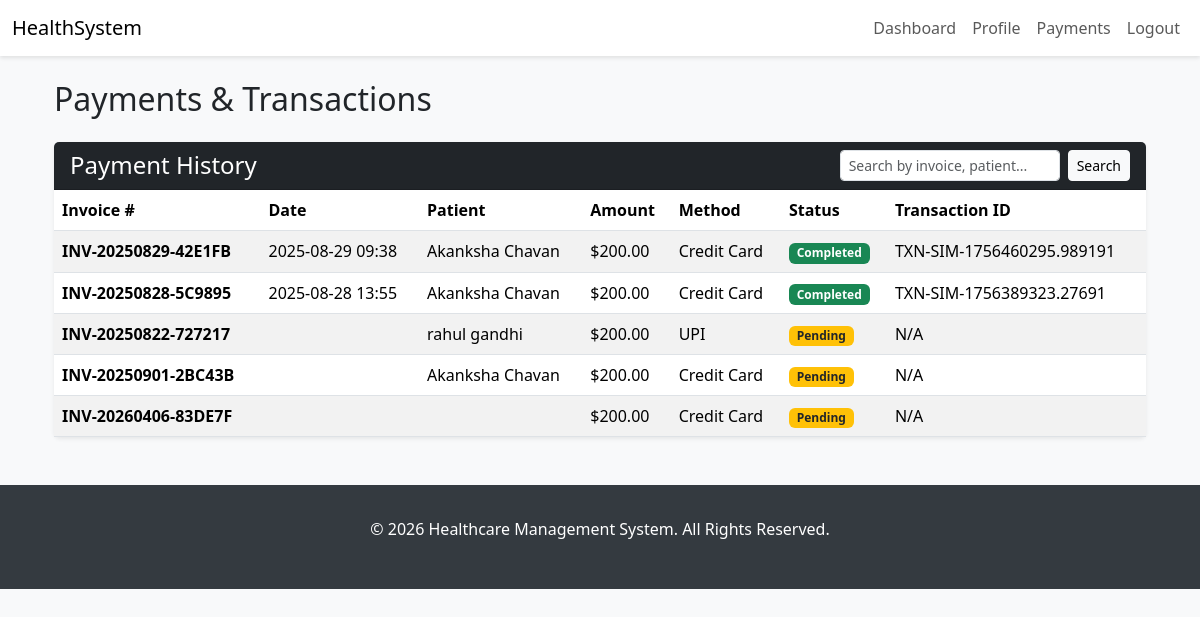
Page /payments/ (signed in) on the committed database.
### core/models.py (models this page shows, shortened)
class Payment(models.Model):
    PAYMENT_METHOD_CHOICES = [
        ('credit_card', 'Credit Card'),
        ('debit_card', 'Debit Card'),
        ('net_banking', 'Net Banking'),
        ('upi', 'UPI'),
        ('wallet', 'Wallet'),
    ]
    PAYMENT_STATUS_CHOICES = [
        ('pending', 'Pending'),
        ('completed', 'Completed'),
        ('failed', 'Failed'),
        ('refunded', 'Refunded'),
        ('partially_refunded', 'Partially Refunded'),
    ]
    appointment = models.OneToOneField(Appointment, on_delete=models.SET_NULL, null=True, blank=True, related_name='payment')
    patient = models.ForeignKey(Patient, on_delete=models.SET_NULL, null=True, related_name='payments')
    amount = models.DecimalField(max_digits=10, decimal_places=2)
    payment_method = models.CharField(max_length=20, choices=PAYMENT_METHOD_CHOICES)
    payment_status = models.CharField(max_length=20, choices=PAYMENT_STATUS_CHOICES, default='pending')
    transaction_id = models.CharField(max_length=100, unique=True, blank=True, null=True)
    payment_date = models.DateTimeField(blank=True, null=True)
    invoice_number = models.CharField(max_length=50, unique=True, blank=True)
    tax_amount = models.DecimalField(max_digits=10, decimal_places=2, default=0.00)
    discount_amount = models.DecimalField(max_digits=10, decimal_places=2, default=0.00)
    payment_gateway_response = models.JSONField(blank=True, null=True)
    created_at = models.DateTimeField(auto_now_add=True)
    updated_at = models.DateTimeField(auto_now=True)
    class Meta:
        verbose_name = "Payment"
        verbose_name_plural = "Payments"
        ordering = ['-payment_date']

class Patient(models.Model):
    BLOOD_GROUP_CHOICES = [
        ('A+', 'A+'), ('A-', 'A-'),
        ('B+', 'B+'), ('B-', 'B-'),
        ('AB+', 'AB+'), ('AB-', 'AB-'),
        ('O+', 'O+'), ('O-', 'O-'),
    ]
    user = models.OneToOneField(settings.AUTH_USER_MODEL, on_delete=models.CASCADE, limit_choices_to={'role': 'patient'})
    blood_group = models.CharField(max_length=3, choices=BLOOD_GROUP_CHOICES, blank=True, null=True)
    height = models.DecimalField(max_digits=5, decimal_places=2, blank=True, null=True, help_text="Height in cm")
    weight = models.DecimalField(max_digits=5, decimal_places=2, blank=True, null=True, help_text="Weight in kg")
    allergies = models.TextField(blank=True, null=True)
    chronic_conditions = models.TextField(blank=True, null=True)
    emergency_contact_name = models.CharField(max_length=100, blank=True, null=True)
    emergency_contact_phone = models.CharField(max_length=15, blank=True, null=True)
    emergency_contact_relation = models.CharField(max_length=50, blank=True, null=True)
    class Meta:
        verbose_name = "Patient"
        verbose_name_plural = "Patients"

class User(AbstractUser):
    ROLE_CHOICES = [
        ('patient', 'Patient'),
        ('doctor', 'Doctor'),
        ('admin', 'Admin'),
    ]
    role = models.CharField(max_length=10, choices=ROLE_CHOICES, default='patient')
    phone = models.CharField(
        max_length=15,
        blank=True,
        null=True,
        validators=[RegexValidator(r'^\+?1?\d{9,15}$', 'Enter a valid phone number.')]
    )
    is_verified = models.BooleanField(default=False)

### core/views.py (the view)
# urls.py: path('payments/', views.payment_list, name='payment_list'),
@login_required
@user_passes_test(lambda u: is_doctor(u) or is_admin(u))
def payment_list(request):
    user = request.user
    payments = Payment.objects.select_related('patient__user', 'appointment__doctor__user').all()
    if is_doctor(user):
        payments = payments.filter(appointment__doctor__user=user)
    query = request.GET.get('q')
    if query:
        payments = payments.filter(
            Q(invoice_number__icontains=query) |
            Q(patient__user__username__icontains=query) |
            Q(transaction_id__icontains=query)
        ).distinct()
    paginator = Paginator(payments, 15) # Show 15 payments per page
    page_number = request.GET.get('page')
    page_obj = paginator.get_page(page_number)
    context = {
        'page_obj': page_obj,
        'search_query': query or '',
    }
    return render(request, 'payment_list.html', context)

### core/views.py (called while the page is built)
def is_doctor(user): return user.is_authenticated and user.role == 'doctor'

### templates/payment_list.html (shortened to what this page needs)
{% extends 'base.html' %}
{% block content %}
<div class="container-fluid">
    <div class="d-flex justify-content-between align-items-center mb-4">
        <h2 class="mb-0">Payments & Transactions</h2>
    </div>
    <div class="card shadow-sm">
        <div class="card-header bg-dark text-white d-flex justify-content-between align-items-center">
            <h4 class="mb-0">Payment History</h4>
            <form method="get" class="d-flex">
                <input type="text" name="q" class="form-control form-control-sm me-2" placeholder="Search by invoice, patient..." value="{{ search_query }}">
                <button type="submit" class="btn btn-sm btn-light">Search</button>
            </form>
        </div>
        <div class="card-body p-0">
            <div class="table-responsive">
                <table class="table table-striped table-hover mb-0">
                    <thead>
                        <tr>
                            <th>Invoice #</th>
                            <th>Date</th>
                            <th>Patient</th>
                            <th>Amount</th>
                            <th>Method</th>
                            <th>Status</th>
                            <th>Transaction ID</th>
                        </tr>
                    </thead>
                    <tbody>
                        {% for payment in page_obj %}
                        <tr>
                            <td><strong>{{ payment.invoice_number }}</strong></td>
                            <td>{{ payment.payment_date|date:"Y-m-d H:i" }}</td>
                            <td>{{ payment.patient.user.get_full_name }}</td>
                            <td>${{ payment.amount|floatformat:2 }}</td>
                            <td>{{ payment.get_payment_method_display }}</td>
                            <td>
                                {% if payment.payment_status == 'completed' %}
                                    <span class="badge bg-success">{{ payment.get_payment_status_display }}</span>
                                {% elif payment.payment_status == 'pending' %}
                                    <span class="badge bg-warning text-dark">{{ payment.get_payment_status_display }}</span>
                                {% elif payment.payment_status == 'failed' %}
                                     <span class="badge bg-danger">{{ payment.get_payment_status_display }}</span>
                                {% else %}
                                    <span class="badge bg-secondary">{{ payment.get_payment_status_display }}</span>
                                {% endif %}
                            </td>
                            <td>{{ payment.transaction_id|default:"N/A" }}</td>
                        </tr>
                        {% empty %}
                        <tr>
                            <td colspan="8" class="text-center p-4">No payments found.</td>
                        </tr>
                        {% endfor %}
                    </tbody>
                </table>
            </div>
        </div>
    </div>
</div>
{% endblock %}

### templates/base.html (style rules this page uses)
body { background-color: #f8f9fa; }
.card { box-shadow: 0 2px 8px rgba(0, 0, 0, .1); border: none; }

### rows in the picture
Payment: invoice_number "INV-20250829-42E1FB", payment_date "2025-08-29 09:38", patient.user.get_full_name "Akanksha Chavan", amount "200.00", payment_method "Credit Card", payment_status "Completed", transaction_id "TXN-SIM-1756460295.989191"
Payment: invoice_number "INV-20250828-5C9895", payment_date "2025-08-28 13:55", patient.user.get_full_name "Akanksha Chavan", amount "200.00", payment_method "Credit Card", payment_status "Completed", transaction_id "TXN-SIM-1756389323.27691"
Payment: invoice_number "INV-20250822-727217", patient.user.get_full_name "rahul gandhi", amount "200.00", payment_method "UPI", payment_status "Pending", transaction_id "N/A"
Payment: invoice_number "INV-20250901-2BC43B", patient.user.get_full_name "Akanksha Chavan", amount "200.00", payment_method "Credit Card", payment_status "Pending", transaction_id "N/A"
Payment: invoice_number "INV-20260406-83DE7F", amount "200.00", payment_method "Credit Card", payment_status "Pending", transaction_id "N/A"
